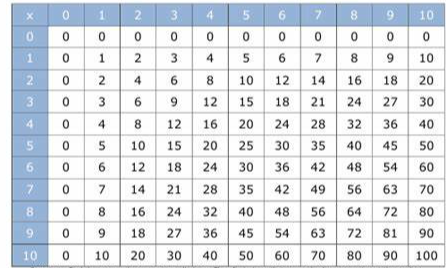
#> input picture data/matrix.png, 446 x 268 px
$ python affine_transformation.py
#> lines starting #> are read from the running program, lines starting #| are printed output that depends on the picture
import cv2 as cv
import numpy as np
image = cv.imread("matrix.png")
#> image is the input picture: shape (268, 446, 3); mean B, G, R 230.5, 225.5, 221.1
(rows, cols) = image.shape[:2]
#> rows = 268; cols = 446

#tinh toan ma tran affine voi mot tam cu the  "center", su dung phep xoay ma tran va co dan~ dc
center = (cols / 2, rows / 2)
#> center = (223, 134)
angle = 30
scale = 1

# Tính toán ma trận biến đổi affine
M = cv.getRotationMatrix2D(center, angle, scale)
output = cv.warpAffine(image, M, (cols, rows))
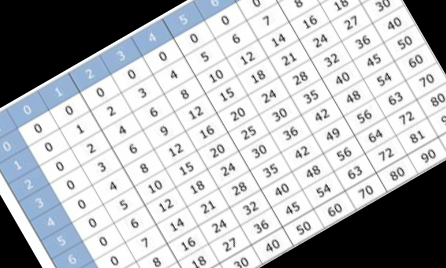
#> output: shape (268, 446, 3); mean B, G, R 186.1, 183.1, 180.5
cv.imshow('Affine Transformed xoay style 1', output)

#cach khac: cho 3  diem cu the de tien hanh tim ma tran affine

input = np.float32([[0,0],[cols-1,0],[0,rows-1]])
#> input = [[0, 0], [445, 0], [0, 267]]
output= np.float32([[0,0],[cols/2,0],[cols/2,rows-1]])
#> output = [[0, 0], [223, 0], [223, 267]]
M = cv.getAffineTransform(input,output)
# Thực hiện biến đổi affine
output_image = cv.warpAffine(image, M, (cols, rows))
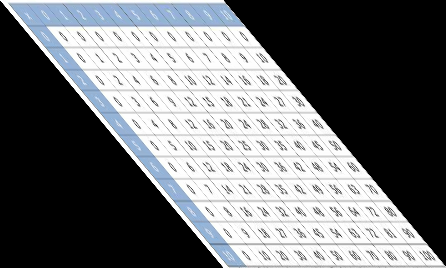
#> output_image: shape (268, 446, 3); mean B, G, R 115.5, 113, 110.8

# Hiển thị hình ảnh gốc và hình ảnh sau biến đổi
cv.imshow('Original Image', image)
cv.imshow('Affine Transformed xoay style 2', output_image)
cv.waitKey(0)
cv.destroyAllWindows()

$ run again, with data/1.png copied over data/matrix.png
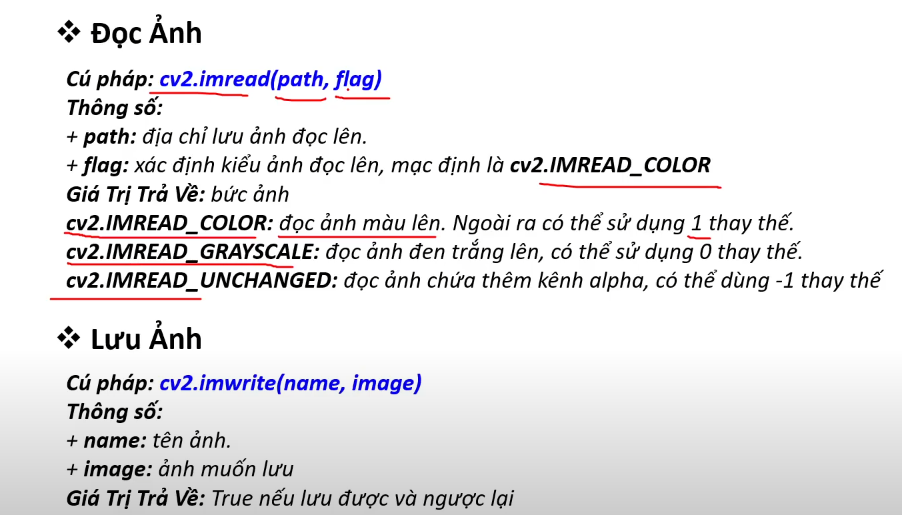
#> input picture data/1.png, 902 x 515 px
#> image is the input picture: shape (515, 902, 3); mean B, G, R 231.6, 230.1, 231.2
#> `output = cv.warpAffine(image, M, (cols, rows))`:
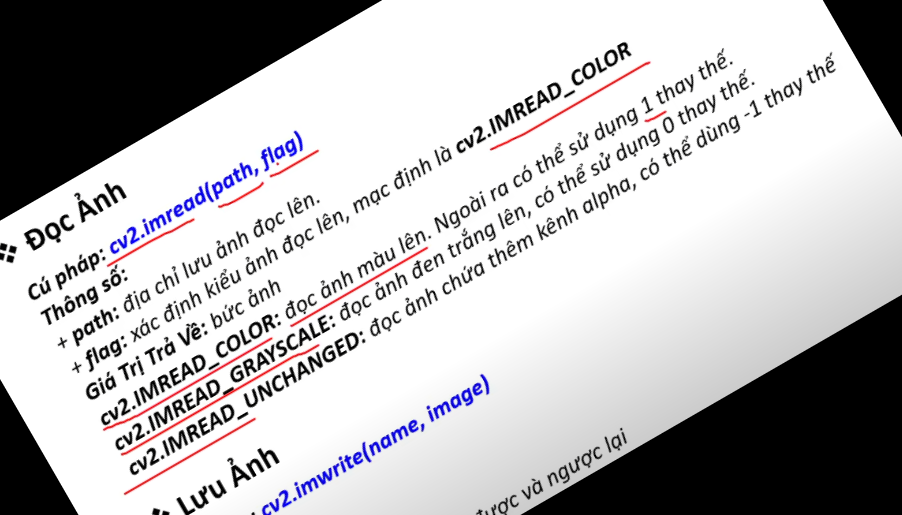
#> output: shape (515, 902, 3); mean B, G, R 184.6, 183.2, 184.3
#> `output_image = cv.warpAffine(image, M, (cols, rows))`:
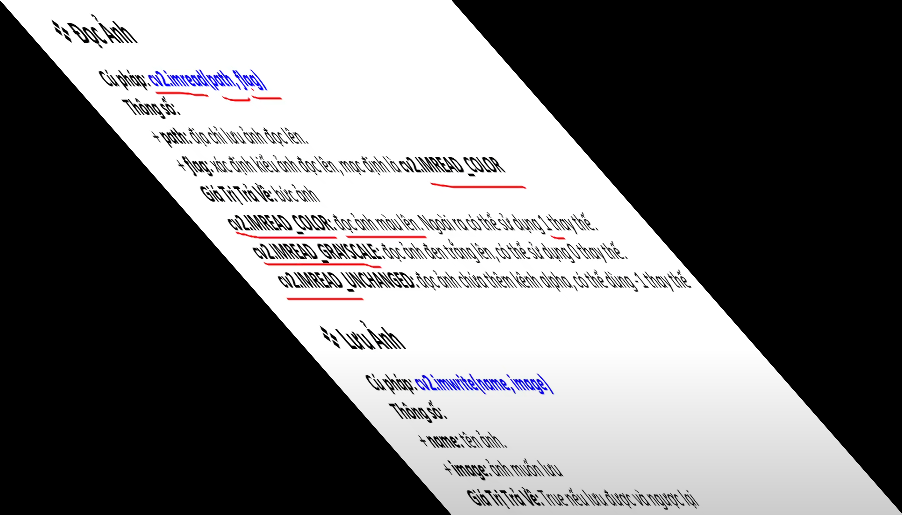
#> output_image: shape (515, 902, 3); mean B, G, R 115.9, 115.2, 115.8
